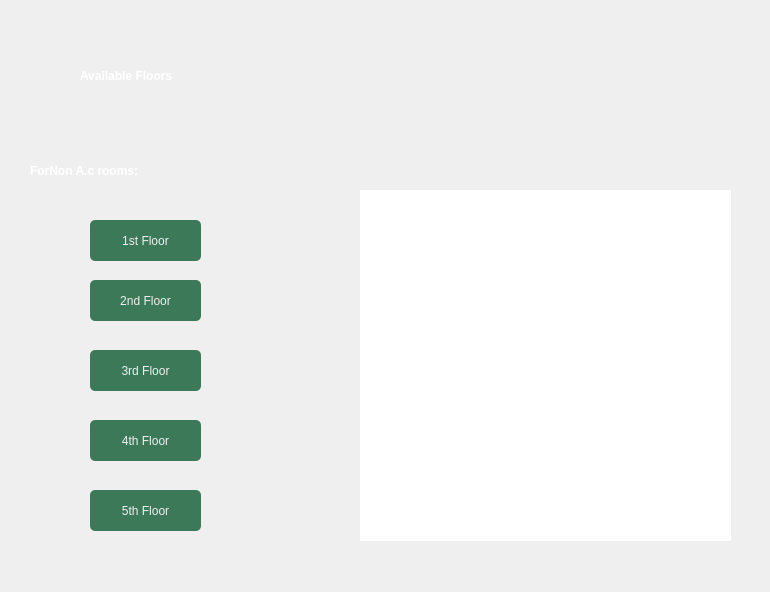
<?xml version="1.0" encoding="UTF-8"?>
<ui version="4.0">
 <class>Dialog</class>
 <widget class="QDialog" name="Dialog">
  <property name="geometry">
   <rect>
    <x>0</x>
    <y>0</y>
    <width>770</width>
    <height>592</height>
   </rect>
  </property>
  <property name="windowTitle">
   <string>Dialog</string>
  </property>
  <widget class="QLabel" name="label_5">
   <property name="geometry">
    <rect>
     <x>0</x>
     <y>0</y>
     <width>781</width>
     <height>601</height>
    </rect>
   </property>
   <property name="text">
    <string/>
   </property>
   <property name="pixmap">
    <pixmap>Green White Minimalist Room Hotel Instagram Post (1).png</pixmap>
   </property>
   <property name="scaledContents">
    <bool>true</bool>
   </property>
  </widget>
  <widget class="QLabel" name="floorsLabel">
   <property name="geometry">
    <rect>
     <x>80</x>
     <y>50</y>
     <width>281</width>
     <height>51</height>
    </rect>
   </property>
   <property name="styleSheet">
    <string notr="true">font: italic 36pt &quot;Palace Script MT&quot;;
font-weight: bold;
color:white;</string>
   </property>
   <property name="text">
    <string>Available Floors</string>
   </property>
  </widget>
  <widget class="QLabel" name="pictureLabel">
   <property name="geometry">
    <rect>
     <x>360</x>
     <y>190</y>
     <width>371</width>
     <height>351</height>
    </rect>
   </property>
   <property name="styleSheet">
    <string notr="true">background-color:rgb(255, 255, 255);
border: 2px solid white;
</string>
   </property>
   <property name="text">
    <string/>
   </property>
   <property name="pixmap">
    <pixmap>ground.jpeg</pixmap>
   </property>
   <property name="scaledContents">
    <bool>true</bool>
   </property>
  </widget>
  <widget class="QLabel" name="nonACroomsLabel">
   <property name="geometry">
    <rect>
     <x>30</x>
     <y>140</y>
     <width>281</width>
     <height>61</height>
    </rect>
   </property>
   <property name="styleSheet">
    <string notr="true">font: italic 36pt &quot;Palace Script MT&quot;;
font-weight: bold;
color:white;</string>
   </property>
   <property name="text">
    <string>ForNon A.c rooms:</string>
   </property>
  </widget>
  <widget class="QPushButton" name="floor1Button">
   <property name="geometry">
    <rect>
     <x>90</x>
     <y>220</y>
     <width>111</width>
     <height>41</height>
    </rect>
   </property>
   <property name="styleSheet">
    <string notr="true">border-radius: 5px;
font: 75 12pt &quot;Segoe Print&quot;;
background-color: rgb(60, 121, 89);
color: rgb(240, 240, 240);</string>
   </property>
   <property name="text">
    <string>1st Floor</string>
   </property>
  </widget>
  <widget class="QPushButton" name="floor2Button">
   <property name="geometry">
    <rect>
     <x>90</x>
     <y>280</y>
     <width>111</width>
     <height>41</height>
    </rect>
   </property>
   <property name="styleSheet">
    <string notr="true">border-radius: 5px;
font: 75 12pt &quot;Segoe Print&quot;;
background-color: rgb(60, 121, 89);
color: rgb(240, 240, 240);</string>
   </property>
   <property name="text">
    <string>2nd Floor</string>
   </property>
  </widget>
  <widget class="QPushButton" name="floor3Button">
   <property name="geometry">
    <rect>
     <x>90</x>
     <y>350</y>
     <width>111</width>
     <height>41</height>
    </rect>
   </property>
   <property name="styleSheet">
    <string notr="true">border-radius: 5px;
font: 75 12pt &quot;Segoe Print&quot;;
background-color: rgb(60, 121, 89);
color: rgb(240, 240, 240);</string>
   </property>
   <property name="text">
    <string>3rd Floor</string>
   </property>
  </widget>
  <widget class="QPushButton" name="floor4Button">
   <property name="geometry">
    <rect>
     <x>90</x>
     <y>420</y>
     <width>111</width>
     <height>41</height>
    </rect>
   </property>
   <property name="styleSheet">
    <string notr="true">border-radius: 5px;
font: 75 12pt &quot;Segoe Print&quot;;
background-color: rgb(60, 121, 89);
color: rgb(240, 240, 240);</string>
   </property>
   <property name="text">
    <string>4th Floor</string>
   </property>
  </widget>
  <widget class="QPushButton" name="floor5Button">
   <property name="geometry">
    <rect>
     <x>90</x>
     <y>490</y>
     <width>111</width>
     <height>41</height>
    </rect>
   </property>
   <property name="styleSheet">
    <string notr="true">border-radius: 5px;
font: 75 12pt &quot;Segoe Print&quot;;
background-color: rgb(60, 121, 89);
color: rgb(240, 240, 240);</string>
   </property>
   <property name="text">
    <string>5th Floor</string>
   </property>
  </widget>
 </widget>
 <resources/>
 <connections/>
</ui>
